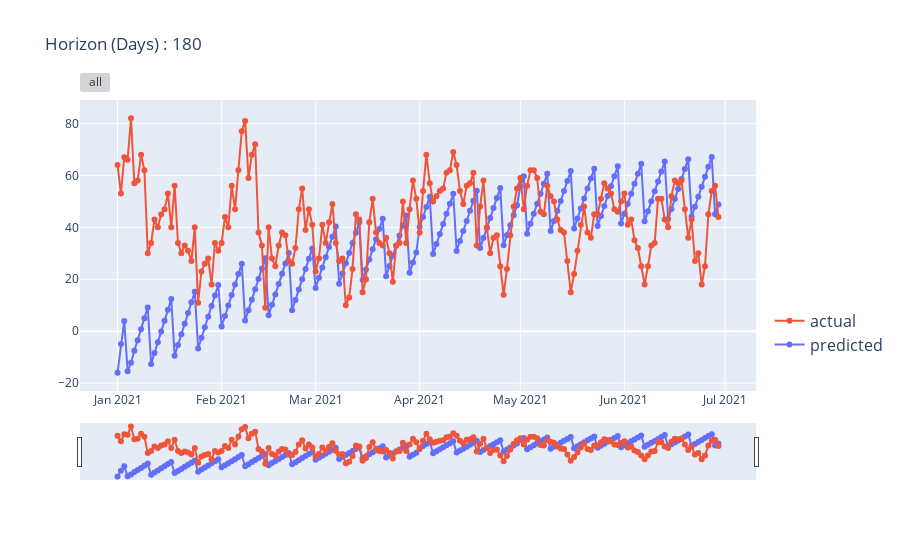

The code cell stored with this chart in its notebook:
### Markdown cell above
#### Evaluation of Horizan is 6 Month

### Code cell
# Predicting AQI values for 30 days horizon
Horizan = 30*6

# Fitting XGBoost model and predicting AQI values for the given horizon
predicted = arima.predict(Horizan)

# Evaluating the prediction performance of the XGBoost model 
print(Evaluation_matrics(testing_sc[0:Horizan],predicted,train_series))

# Creating visualization of predicted and actual AQI values
fig = go.Figure()

# Adding a trace for predicted AQI values
fig.add_trace(  go.Scatter(
                            x=predicted.pd_series().index, # x axis values set to index of predicted series
                            y=predicted.pd_series().values, # y axis values set to values of predicted series
                            name='predicted'))

# Adding a trace for actual AQI values
fig.add_trace(  go.Scatter(
                            x=testing_sc[0:Horizan].pd_series().index, # x axis values set to index of actual series
                            y=testing_sc[0:Horizan].pd_series().values, # y axis values set to values of actual series
                            name='actual'))

# Updating the layout of the visualization
fig.update_traces(hoverinfo='text+name', mode='lines+markers') # Adding hover info to show text and name of each trace
fig.update_layout(legend=dict(y=0.1, traceorder='reversed', font_size=16)) # Updating the legend of the visualization
fig.update_layout(title="Horizon (Days) : "+ str(Horizan)) # Updating the title of the visualization

# Updating the x-axis of the visualization to have rangeslider and rangeselector
fig.update_xaxes(
                rangeslider_visible=True,
                rangeselector=dict(
                buttons=list([dict(step="all")])
                ))

# Showing the final visualization
fig.show()

### Figure 1 — Plotly figure (JSON) as saved in the notebook; plotly's stock layout.template omitted (floating-point values rounded to 4 significant figures; data arrays with more than 128 entries replaced by an {"elided": "..."} marker saying what was removed)
{"data": [{"hoverinfo": "text+name", "mode": "lines+markers", "name": "predicted", "type": "scatter", "x": {"elided": "180 str values"}, "y": {"elided": "180 float values"}}, {"hoverinfo": "text+name", "mode": "lines+markers", "name": "actual", "type": "scatter", "x": {"elided": "180 str values"}, "y": {"elided": "180 int values"}}], "layout": {"legend": {"font": {"size": 16}, "traceorder": "reversed", "y": 0.1}, "title": {"text": "Horizon (Days) : 180"}, "xaxis": {"rangeselector": {"buttons": [{"step": "all"}]}, "rangeslider": {"visible": true}}}}
